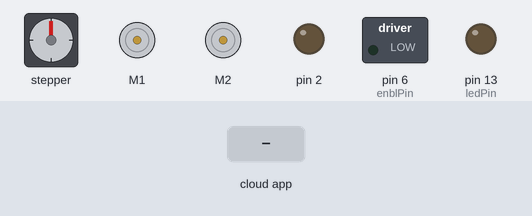
Bench run of a sketch on a simulated Arduino Uno, built with avr-gcc and run on an emulated ATmega328P. Parts: stepper motor, 2 × DC motor (green arrow = forward, orange = backward, longer = faster), switched loads named in the sketch (green lamp = pin HIGH), output pins drawn as LEDs (lit = HIGH). Wiring (inferred from the names in the program): stepper motor driver (200 steps per turn assumed): step pin 3; direction pin 5. Inputs (shaded band) come from the test bench. The ROS host is connected and sends only what is stated.

Above: at 1.3 s.
1.4 s: the phone or cloud app sets linear.x to -100
At 1.9 s:
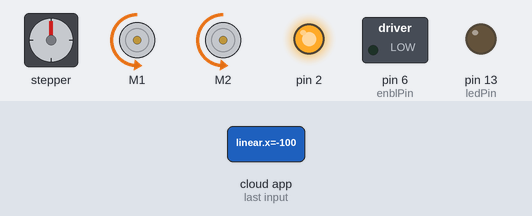
2.9 s: the phone or cloud app sets angular.z to -100
At 3.4 s:
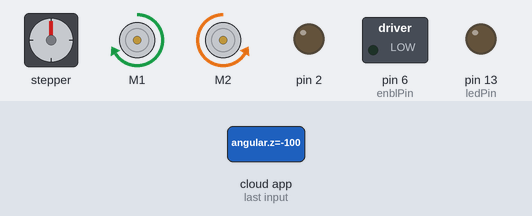
4.4 s: the phone or cloud app sets linear.x to 0
At 5.6 s:
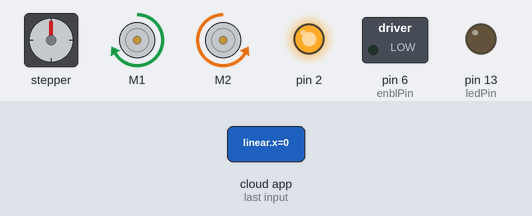
5.9 s: the phone or cloud app sets angular.z to 0
At 6.6 s:
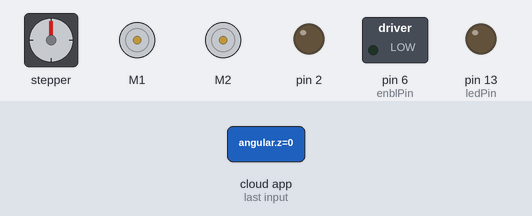
7.4 s: the phone or cloud app sets linear.x to 100
At 7.7 s:
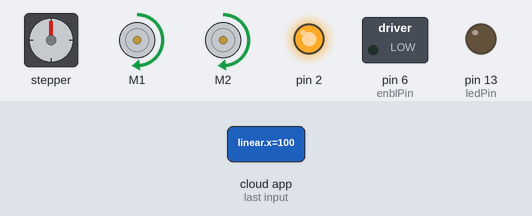
8.9 s: the phone or cloud app sets angular.z to 100
At 10.3 s:
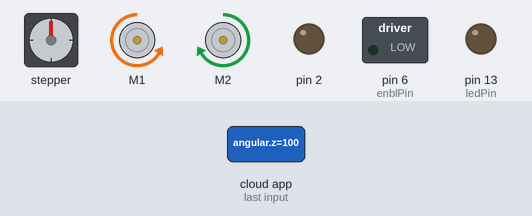
Timing chart, 0 to 11.4 s (numbered marks = the images above; inputs shaded):
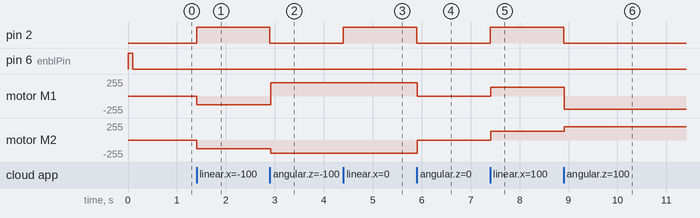

Measured:
- after the input at 1.4 s, pin 2: LOW → HIGH at once; motor M1, motor M2: stopped → backward 132/255 at once
- after the input at 2.9 s, pin 2: HIGH → LOW at once; motor M1: backward 132/255 → forward 200/255 at once; motor M2: backward 132/255 → backward 200/255 at once
- after the input at 4.4 s, pin 2: LOW → HIGH at once
- after the input at 5.9 s, pin 2: HIGH → LOW at once; motor M1: forward 200/255 → stopped at once; motor M2: backward 200/255 → stopped at once
- after the input at 7.4 s, pin 2: LOW → HIGH at once; motor M1, motor M2: stopped → forward 132/255 at once
- after the input at 8.9 s, pin 2: HIGH → LOW at once; motor M1: forward 132/255 → backward 200/255 at once; motor M2: forward 132/255 → forward 200/255 at once

The sketch:

keyboard_drive_robot.ino
```cpp
#include <ros.h>
#include <geometry_msgs/Twist.h>
#include <math.h>
#include <std_msgs/String.h>
#include <SoftwareSerial.h>
#include <SabertoothSimplified.h>
//copy these two lines to terminal:
//rosrun rosserial_python serial_node.py /dev/ttyACM0
//rosrun teleop_twist_keyboard teleop_twist_keyboard.py


SoftwareSerial SWSerial(NOT_A_PIN, 11); // RX on no pin (unused), TX on pin 11 (to S1).
SabertoothSimplified ST(SWSerial); // Use SWSerial as the serial port.

SoftwareSerial portROS(0, 1);


int pulPin = 3; // Pulse Pin for steering motor controller
int dirPin = 5; // Direction Pin for steering motor controller
int enblPin = 6; // Enbl Pin for steering motor controller
int ledPin = 13; // LED


const long CONTROL_TIMEOUT = 1000; //ms to wait  before killing motors


void cmdVelCallback(const geometry_msgs::Twist&);
ros::NodeHandle handle;
ros::Subscriber<geometry_msgs::Twist> subscriber("cmd_vel", &cmdVelCallback);

geometry_msgs::Twist msg;
ros::Publisher chatter_pub("cmd_vel", &msg);


unsigned long lastData = 0;

int cnt=0;

void cmdVelCallback(const geometry_msgs::Twist &twist)
{
  if (cnt%2==0)
    digitalWrite(2, HIGH);
  else
    digitalWrite(2, LOW);

  cnt=cnt+1;


  // this function is called as soon as there is any cmd_vel command in the ros network

  lastData = millis();

  // this variable is given forth/back velocity in range of [-0.5 +0.5]
  const float linear = twist.linear.x;
  // this variable is given left/right velocity in range of [-1 +1]
  const float spin = twist.angular.z;


  // give movement to forth/back direction
  forward(int(66*linear));


  // if given command is right means spin is negative
  if (spin<0)
  {
    turnRight(int(-100*spin));
  }
  else if (spin>0)
  {
    turnLeft(int(100*spin));
  }

}


void setup() {

  pinMode(2, OUTPUT);

  SWSerial.begin(9600);
  portROS.begin(57600);


  pinMode(pulPin, OUTPUT);
  pinMode(dirPin, OUTPUT);
  pinMode(enblPin, OUTPUT);
  pinMode(ledPin, OUTPUT);

  digitalWrite(pulPin, LOW);
  digitalWrite(ledPin, LOW);
  digitalWrite(enblPin, LOW);
  digitalWrite(dirPin, LOW);


  digitalWrite(enblPin, HIGH);
  delay(100);
  digitalWrite(enblPin, LOW);

  handle.initNode();
  handle.subscribe(subscriber);
  handle.advertise(chatter_pub);

}

void loop()
{
  handle.spinOnce();

  if(millis() - lastData >= CONTROL_TIMEOUT)
  {
    lastData=millis();
    msg.linear.x = 0;
    msg.angular.z = 0;
    chatter_pub.publish(&msg);
  }

}


// Alle eigenen Funktionen

//int rightSpeed(int speed) {
  //digitalWrite(pulPin, HIGH);
  //digitalWrite(ledPin, HIGH); //schauen ob dirPin a no nötig ist
  //digitalWrite(pulPin, LOW);
  //digitalWrite(ledPin, LOW);
  //delay(speed);  // LESS DELAY = FASTER MOTOR SPEED (more pulses per timeframe)
//}

//int leftSpeed(int speed) {
  //digitalWrite(pulPin, HIGH);
  //digitalWrite(ledPin, HIGH);
  //digitalWrite(dirPin, HIGH);
  //digitalWrite(pulPin, LOW);
  //digitalWrite(ledPin, LOW);
  //digitalWrite(dirPin, LOW);
  //delay(speed); // LESS DELAY = FASTER MOTOR SPEED (more pulses per timeframe)
//}

int turnLeft(int speed) {
  ST.motor(1,-speed);
  ST.motor(2,speed);
  //for(int i=0; i <= duration; i++){
    //leftSpeed(speed);
  //}
}
int turnRight(int speed) {
  ST.motor(1,speed);
  ST.motor(2,-speed);
   //for(int i=0; i <= duration; i++){
    //rightSpeed(speed);
  //}
}

int forward(int gas) {
  ST.motor(1,gas);
  ST.motor(2,gas);
}

int reverse(int back) {
  ST.motor(1,-back);
  ST.motor(2,-back);
}

void idle() {
  ST.motor(1,0);
}
```
